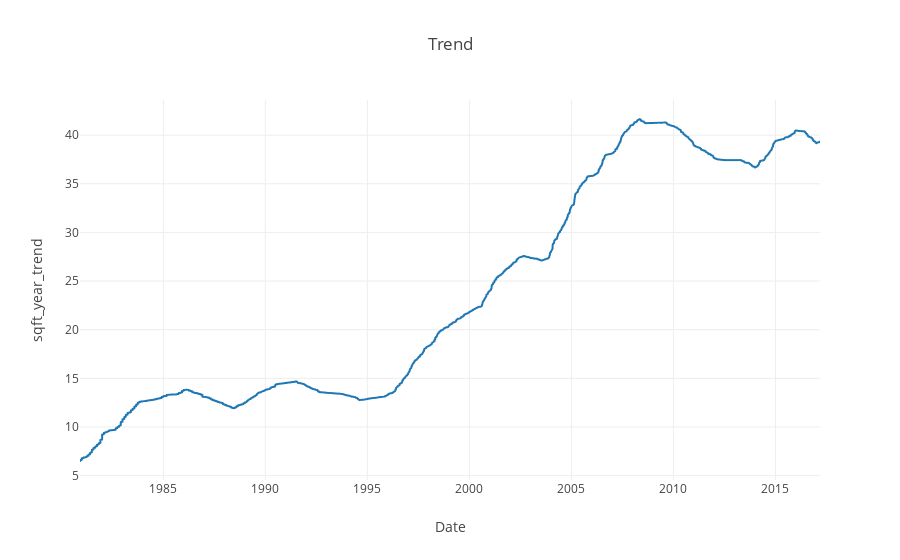
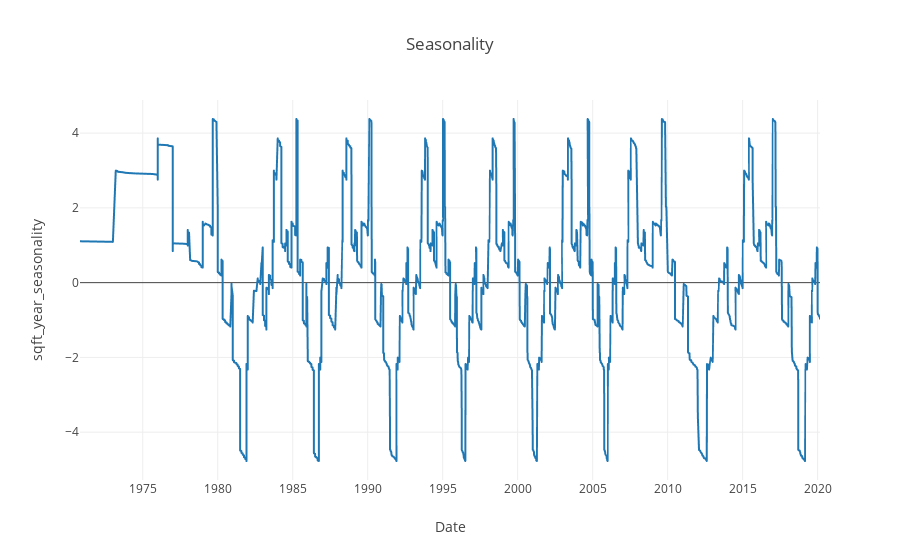
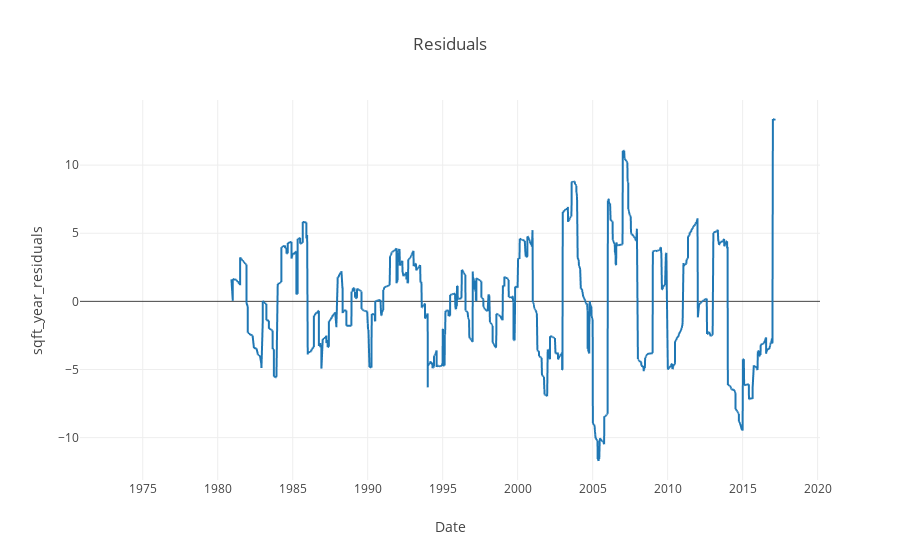

Notebook source saved alongside these figures, in order:
### Code cell
series =  annual_sqft.set_index('Date')
decomposition = sm.tsa.seasonal_decompose(series, model='additive', freq = 365)

trend = decomposition.trend
trend =  trend[trend['idx_sqft_year'].isna()==False].reset_index()
trend.rename(columns = {'idx_sqft_year':'sqft_year_trend'}, inplace=True)
utils.ilinechart(trend, 'Date', 'sqft_year_trend', title = 'Trend')

seasonality = decomposition.seasonal.reset_index()
seasonality.rename(columns = {'idx_sqft_year':'sqft_year_seasonality'}, inplace=True)
utils.ilinechart(seasonality, 'Date', 'sqft_year_seasonality', title = 'Seasonality')

residuals = decomposition.resid.reset_index()
residuals.rename(columns = {'idx_sqft_year':'sqft_year_residuals'}, inplace=True)
utils.ilinechart(residuals, 'Date', 'sqft_year_residuals', title = 'Residuals')

### Figure 1 — Plotly figure (JSON) as saved in the notebook; plotly's stock layout.template omitted (floating-point values rounded to 4 significant figures; data arrays with more than 128 entries replaced by an {"elided": "..."} marker saying what was removed)
{"data": [{"hoverlabel": {"namelength": 0}, "hovertemplate": "Date=%{x}<br>sqft_year_trend=%{y}", "legendgroup": "", "line": {"color": "#1F77B4", "dash": "solid"}, "mode": "lines", "name": "", "showlegend": false, "type": "scattergl", "x": {"elided": "2508 str values"}, "xaxis": "x", "y": {"elided": "2508 float values"}, "yaxis": "y"}], "layout": {"legend": {"tracegroupgap": 0}, "title": {"text": "Trend", "x": 0.5}, "xaxis": {"anchor": "y", "domain": [0, 1], "title": {"text": "Date"}}, "yaxis": {"anchor": "x", "domain": [0, 1], "title": {"text": "sqft_year_trend"}}}}

### Figure 2 — Plotly figure (JSON) as saved in the notebook; plotly's stock layout.template omitted (floating-point values rounded to 4 significant figures; data arrays with more than 128 entries replaced by an {"elided": "..."} marker saying what was removed)
{"data": [{"hoverlabel": {"namelength": 0}, "hovertemplate": "Date=%{x}<br>sqft_year_seasonality=%{y}", "legendgroup": "", "line": {"color": "#1F77B4", "dash": "solid"}, "mode": "lines", "name": "", "showlegend": false, "type": "scattergl", "x": {"elided": "2872 str values"}, "xaxis": "x", "y": {"elided": "2872 float values"}, "yaxis": "y"}], "layout": {"legend": {"tracegroupgap": 0}, "title": {"text": "Seasonality", "x": 0.5}, "xaxis": {"anchor": "y", "domain": [0, 1], "title": {"text": "Date"}}, "yaxis": {"anchor": "x", "domain": [0, 1], "title": {"text": "sqft_year_seasonality"}}}}

### Figure 3 — Plotly figure (JSON) as saved in the notebook; plotly's stock layout.template omitted (floating-point values rounded to 4 significant figures; data arrays with more than 128 entries replaced by an {"elided": "..."} marker saying what was removed)
{"data": [{"hoverlabel": {"namelength": 0}, "hovertemplate": "Date=%{x}<br>sqft_year_residuals=%{y}", "legendgroup": "", "line": {"color": "#1F77B4", "dash": "solid"}, "mode": "lines", "name": "", "showlegend": false, "type": "scattergl", "x": {"elided": "2872 str values"}, "xaxis": "x", "y": {"elided": "2872 float values"}, "yaxis": "y"}], "layout": {"legend": {"tracegroupgap": 0}, "title": {"text": "Residuals", "x": 0.5}, "xaxis": {"anchor": "y", "domain": [0, 1], "title": {"text": "Date"}}, "yaxis": {"anchor": "x", "domain": [0, 1], "title": {"text": "sqft_year_residuals"}}}}
